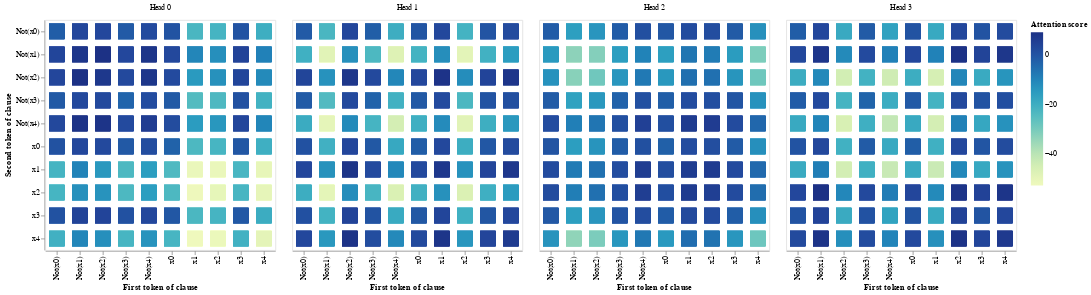

Notebook code for this chart:
### Code cell
save_chart(
    plot_attentions(),
    "img/second_layer_attns.pdf",
)

### Figure 1 — Vega-Lite specification as saved in the notebook (floating-point values rounded to 4 significant figures; data arrays with more than 128 entries replaced by an {"elided": "..."} marker saying what was removed)
{"config": {"view": {"continuousWidth": 300, "continuousHeight": 300}}, "data": {"name": "data-e5508ccdcc1793da5854a1091647af3a"}, "mark": {"type": "rect", "height": 20, "width": 20}, "encoding": {"color": {"field": "value", "title": "Attention score", "type": "quantitative"}, "column": {"field": "key", "title": null, "type": "nominal"}, "x": {"field": "left", "title": "First token of clause", "type": "nominal"}, "y": {"field": "right", "title": "Second token of clause", "type": "nominal"}}, "height": 300, "transform": [{"fold": ["Head 0", "Head 1", "Head 2", "Head 3"]}], "width": 300, "$schema": "https://vega.github.io/schema/vega-lite/v5.20.1.json", "datasets": {"data-e5508ccdcc1793da5854a1091647af3a": {"elided": "1000 records"}}}
